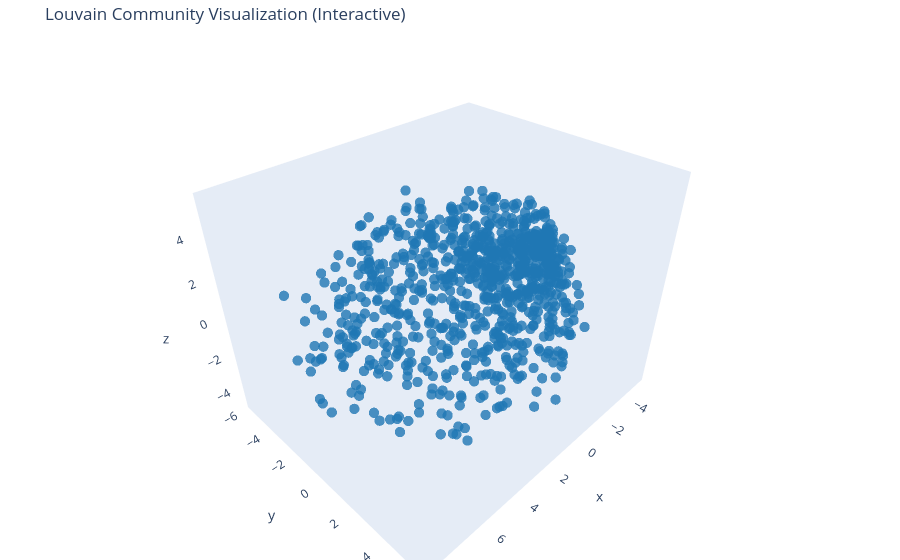

Here is the notebook cell this chart was saved with:
### Code cell
cid = 3
members = [n for n, c in partition.items() if c == cid]
subG = G.subgraph(members)
visualize_community_plotly_full(subG, {n: cid for n in subG.nodes()})

### Figure 1 — Plotly figure (JSON) as saved in the notebook; plotly's stock layout.template omitted (floating-point values rounded to 4 significant figures; data arrays with more than 128 entries replaced by an {"elided": "..."} marker saying what was removed)
{"data": [{"hoverinfo": "text", "marker": {"color": {"elided": "882 str values"}, "opacity": 0.8, "size": 6}, "mode": "markers", "text": {"elided": "882 str values"}, "type": "scatter3d", "x": {"elided": "882 float values"}, "y": {"elided": "882 float values"}, "z": {"elided": "882 float values"}}], "layout": {"hovermode": "closest", "margin": {"b": 0, "l": 0, "r": 0, "t": 40}, "plot_bgcolor": "white", "scene": {"xaxis": {"showgrid": false, "zeroline": false}, "yaxis": {"showgrid": false, "zeroline": false}, "zaxis": {"showgrid": false, "zeroline": false}}, "showlegend": false, "title": {"text": "Louvain Community Visualization (Interactive)"}}}
